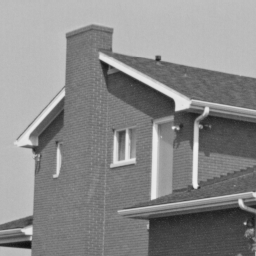
%> input picture input_data/house_in.png, 256 x 256 px
$ octave noise.m   (GNU Octave 9; MATLAB toolbox functions it lacks are replaced by stand-ins)
%> lines starting %> are read from the running program, lines starting %| are printed output that depends on the picture
close all;

I = imread('house_in.png');
%> I is the input picture: size 256x256 uint8; min 16, max 239, mean 138
%I = rgb2gray(I) ;
for i = 0.05:0.05:0.8
i_noised = imnoise(I, 'salt & pepper', i);
imwrite(i_noised,strcat(strcat('house_noise_',num2str(i)),'.png'));

end
%> this loop made 16 passes
%> pass 1, `i_noised = imnoise(I, 'salt & pepper', i);`:
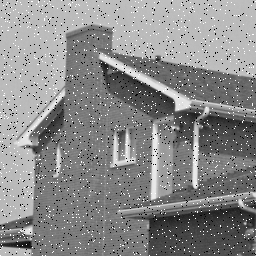
%> i_noised: size 256x256 uint8; min 0, max 255, mean 137.5
%> pass 2, `i_noised = imnoise(I, 'salt & pepper', i);`:
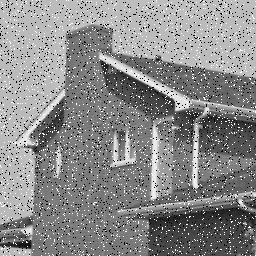
%> i_noised: size 256x256 uint8; min 0, max 255, mean 137
%> pass 3, `i_noised = imnoise(I, 'salt & pepper', i);`:
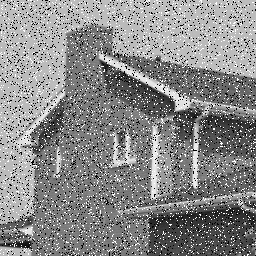
%> i_noised: size 256x256 uint8; min 0, max 255, mean 136.3
